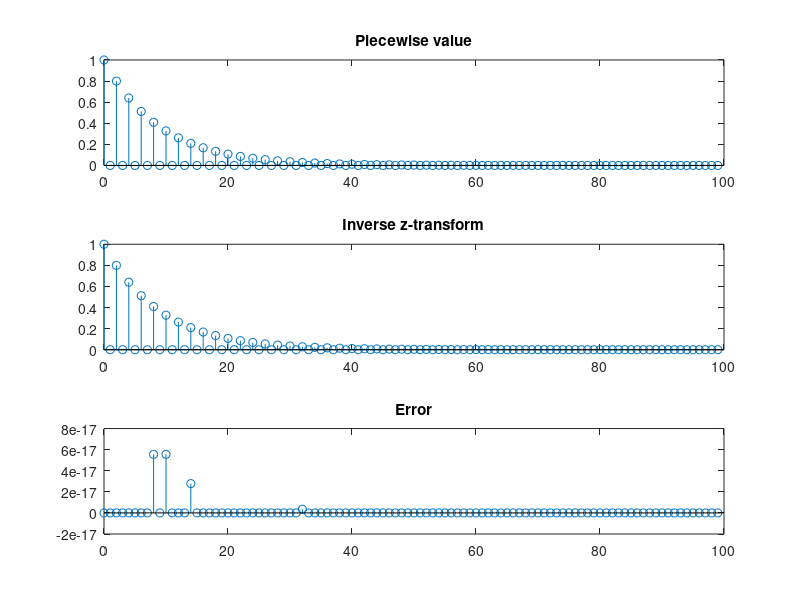

This figure's MATLAB source:
clear all;

N = 100;
n = 0:N-1;
del = [1, zeros(1, N-1)];

b = 1;
a = [1, 0, -0.8];

y1 = 0.8.^(n/2);
for i = 2:2:N
    y1(i) = 0;
end

y2 = filter(b, a, del);

figure(1);
subplot(3, 1, 1);
stem(n, y1);
title('Piecewise value');

subplot(3, 1, 2);
stem(n, y2);
title('Inverse z-transform');

subplot(3, 1, 3);
stem(n, y2 - y1);
title('Error');
